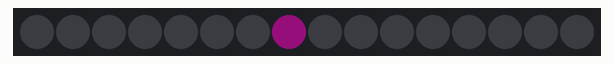
A program run on a simulated ESP8266 (Wemos D1 mini). Parts: 16 RGB LEDs in strip order, left to right. Dim RGB values are drawn brighter than linear; random numbers use the default seed unless the program sets one.

Above: at 0.1 s.
At 4.63 s:
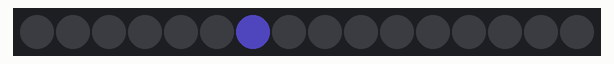
At 9.79 s:
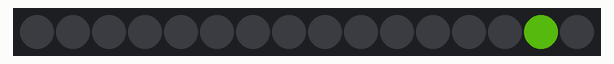
At 19.88 s:
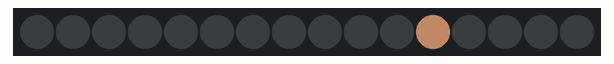
At 30.19 s:
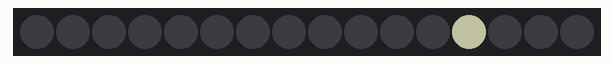
At 39.87 s:
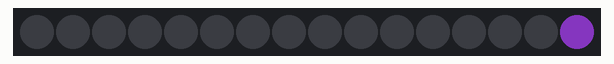

The program:

main.cpp
```cpp
#include <FastLED.h>
#include <stdint.h>
#include "rand_int.h"

#define LED_PIN     4  //  esp2866 Pin D2
#define NUM_LEDS    16
#define BRIGHTNESS  100
#define LED_TYPE    WS2812
#define COLOR_ORDER GRB
CRGB leds[NUM_LEDS];

#define DELAY       100

void wait_for_serial_connection() {
  uint32_t timeout_end = millis() + 2000;
  Serial.begin(115200);
  while(!Serial && timeout_end > millis()) {}  //wait until the connection to the PC is established

}

void setup() {
  wait_for_serial_connection(); // Optional, but seems to help Teensy out a lot.
  FastLED.addLeds<LED_TYPE, LED_PIN, COLOR_ORDER>(leds, NUM_LEDS).setCorrection(TypicalLEDStrip);
  FastLED.setBrightness(BRIGHTNESS);
}

void loop() {
    // for (int i=0; i<NUM_LEDS; i++) {


    int i = rand_int(NUM_LEDS);
    CRGB color = CRGB(rand_int(255), rand_int(255), rand_int(255));
    leds[i] = color;
//   leds[i] = CRGB::Red;
  FastLED.show();
  delay(DELAY);
  leds[i] = CRGB::Black;
  FastLED.show();
//   delay(DELAY);
    // }
}
```

-main.cpp
```cpp
/*
#include <Arduino.h>

// put function declarations here:
int myFunction(int, int);

void setup() {
  pinMode(LED_BUILTIN, OUTPUT);
  digitalWrite(LED_BUILTIN, LOW);
}

void loop() {
  while (1){
    digitalWrite(LED_BUILTIN, LOW);
    delay(1000);
    digitalWrite(LED_BUILTIN, HIGH);
    delay(3000);
  }
  // put your main code here, to run repeatedly:
}

*/
```

rand_int.cpp
```cpp
#include <cstdlib>

int rand_int(int max) {
    return rand() % (max);
}
```

rand_int.h
```cpp
int rand_int(int);
```
